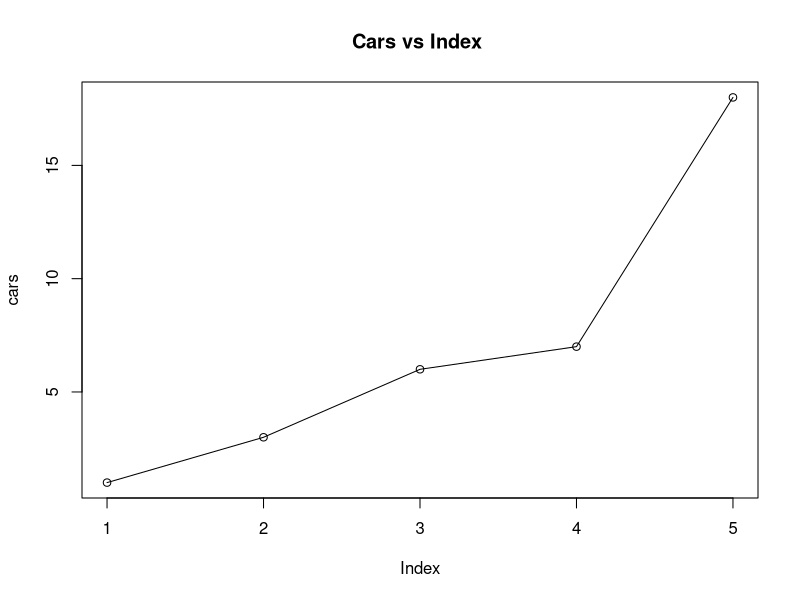
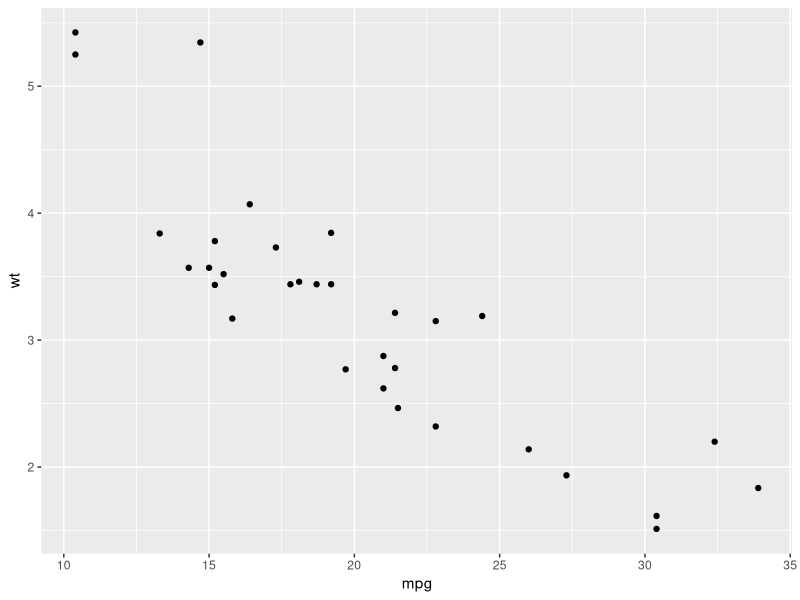
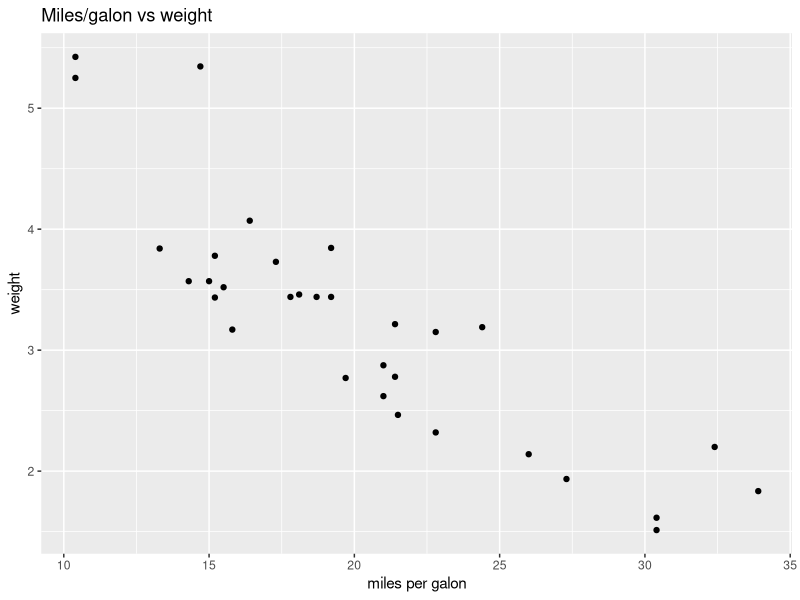
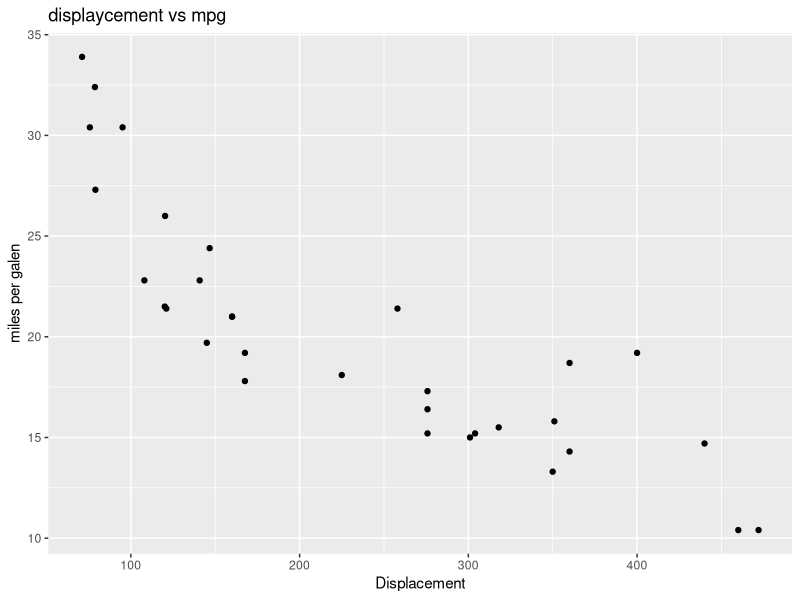
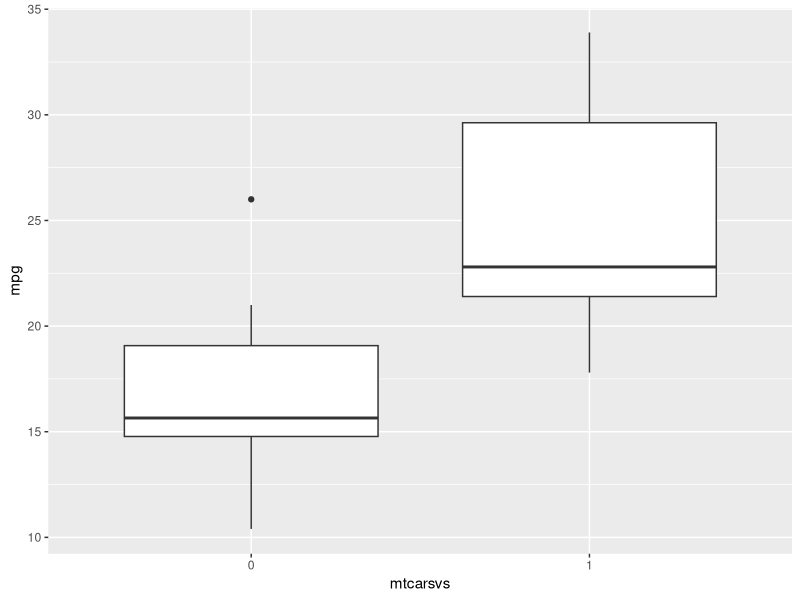
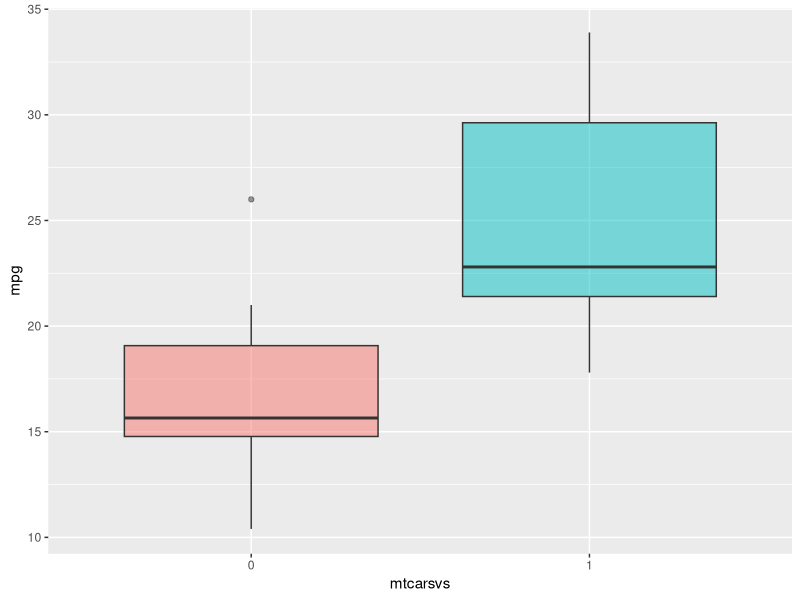
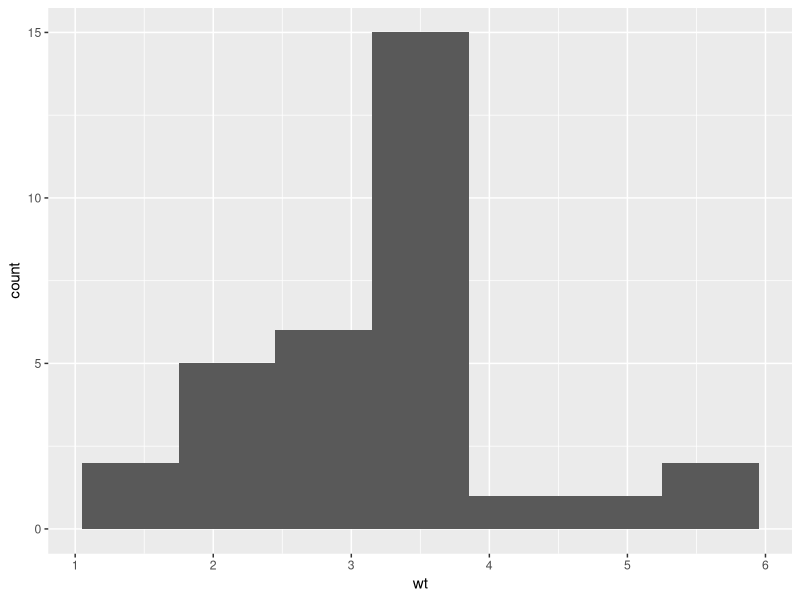

The R script that drew these images, in order:
cars <- c(1,3,6,7,18)
plot(cars, type="o")
title( main = "Cars vs Index ")

install.packages("ggplot2")
library(ggplot2)
#geom_point = scartter plot
ggplot(mtcars, aes(x=mpg, y=wt)) + geom_point()
ggplot(mtcars, aes(x=mpg, y=wt)) + geom_point() + 
  ggtitle("Miles/galon vs weight") + labs(x="miles per galon", y="weight")

library(datasets)
data(iris)
View(iris)
unique(iris$Species)

library(datasets)
data(mtcars)
head(mtcars, 5)
?mtcars

library(ggplot2)
ggplot(data=mtcars, aes(x=disp, y=mpg)) + geom_point() + 
  ggtitle("displaycement vs mpg") + 
  labs(x="Displacement", y="miles per galen")

mtcarsvs <- as.factor(mtcars$vs)
ggplot(aes(x=mtcarsvs, y=mpg), data=mtcars) +
  geom_boxplot()

#fill - add color, alpha add transparency, legend.position none cancel legend
ggplot(aes(x=mtcarsvs, y=mpg, fill = mtcarsvs), data = mtcars) + 
  geom_boxplot(alpha=0.5) +
  theme(legend.position = "none")

#histogram
ggplot(aes(x=wt), data=mtcars) +
  geom_histogram(binwidth=0.7)




